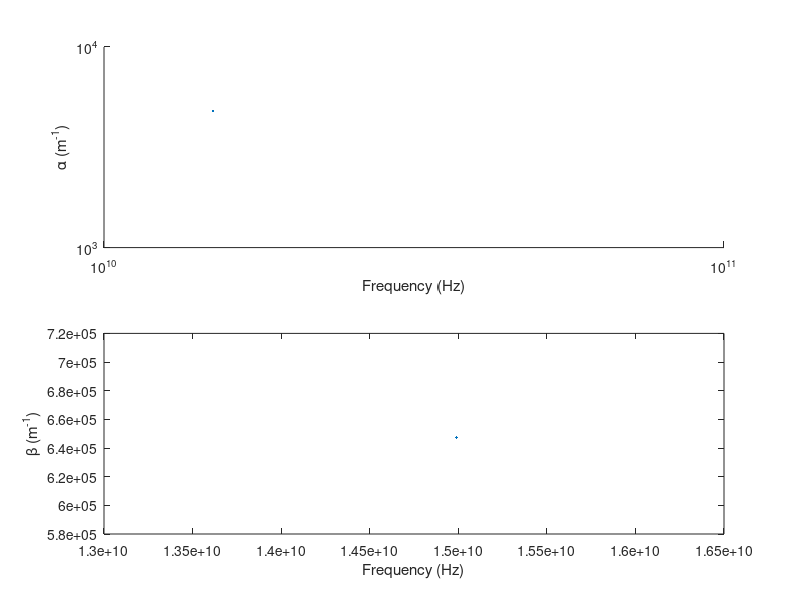

MATLAB code for this plot:
clc;clear all;
f=fopen('FieldEvolutionIn.txt');
l=fgetl(f);
in=1;
while ischar(l)
    %%disp(l);
    text{in}=l;
    data{in}=sscanf(text{in},'%f , %f , %f , %f , %f , %f , %f , %f , %f , %f , %f , %f , %f , %f , %f , %f , %f , %f , %f , %f , %f , %f , %f , %f');
    A1(in)=data{in}(1);
    A2(in)=data{in}(2);
    A3(in)=data{in}(3);
    A4(in)=data{in}(4);
    A5(in)=data{in}(5);
    A6(in)=data{in}(6);
    A7(in)=data{in}(7);
    A8(in)=data{in}(8);
    A9(in)=data{in}(9);
    A10(in)=data{in}(10);
    A11(in)=data{in}(11);
    A12(in)=data{in}(12);
    A13(in)=data{in}(13);
    A14(in)=data{in}(14);
    A15(in)=data{in}(15);
    A16(in)=data{in}(16);
    A17(in)=data{in}(17);
    A18(in)=data{in}(18);
    A19(in)=data{in}(19);
    A20(in)=data{in}(20);
    A21(in)=data{in}(21);
    A22(in)=data{in}(22);
    A23(in)=data{in}(23);
    A24(in)=data{in}(24);
    l=fgetl(f);
    in=in+1;
end

f=fopen('FieldEvolutionOut.txt');
l=fgetl(f);
in=1;
while ischar(l)
    %%disp(l);
    text{in}=l;
    data{in}=sscanf(text{in},'%f , %f , %f , %f , %f , %f , %f , %f , %f , %f , %f , %f , %f , %f , %f , %f , %f , %f , %f , %f , %f , %f , %f , %f');
    A1o(in)=data{in}(1);
    A2o(in)=data{in}(2);
    A3o(in)=data{in}(3);
    A4o(in)=data{in}(4);
    A5o(in)=data{in}(5);
    A6o(in)=data{in}(6);
    A7o(in)=data{in}(7);
    A8o(in)=data{in}(8);
    A9o(in)=data{in}(9);
    A10o(in)=data{in}(10);
    A11o(in)=data{in}(11);
    A12o(in)=data{in}(12);
    A13o(in)=data{in}(13);
    A14o(in)=data{in}(14);
    A15o(in)=data{in}(15);
    A16o(in)=data{in}(16);
    A17o(in)=data{in}(17);
    A18o(in)=data{in}(18);
    A19o(in)=data{in}(19);
    A20o(in)=data{in}(20);
    A21o(in)=data{in}(21);
    A22o(in)=data{in}(22);
    A23o(in)=data{in}(23);
    A24o(in)=data{in}(24);
    l=fgetl(f);
    in=in+1;
end

epsr=0.9999;
a0=1e-4;%0.1mm
c0=2.99792458e8;%Speed of Light (m/s)
f0=c0/a0;%3000GHz
t0=1/f0;%0.33e-12 (s)
mu0=4*pi*(1e-7);% (H/m)
eps0=8.854187817e-12;% (F/m)
I0=1; %(A)
E0=I0/(a0*eps0*c0);%Electric Field
D0=I0/(a0*c0);%Electric Displacement Field
B0=I0/(a0*eps0*c0*c0);%Magnetic Field
H0=I0/(a0);%Magnetizing Field


hold on;

subplot(4,1,1)
hold on;%plot(mag3(mag(A1,A2),mag(A3,A4),mag(A5,A6)));%H
for m=1:length(A5)
        Hyi(m)=A3(m)+i*A4(m);
        Hyi(m)=Hyi(m)*H0;
end
T=100*t0;
Fs=1/T;
L=length(A1);
NFFT=2^nextpow2(L);
FHyi=fft(Hyi,NFFT)/L;
f=Fs/2*linspace(0,1,NFFT/2+1);
%plot(f,2*abs(FHyi(1:NFFT/2+1)));
% plot(f,2*angle(YHz(1:NFFT/2+1)));
xlabel('Frequency (Hz)')
ylabel('|Hyi(f)|');
axis([2e9 15e9 0  1e-3])
%axis([])

%subplot(2,2,2)
%hold on;%plot(mag3(mag(A7,A8),mag(A9,A10),mag(A11,A12)));%B

subplot(4,1,2)
hold on;%plot(mag3(mag(A13,A14),mag(A15,A16),mag(A17,A18)));%E
for m=1:length(A3o)
        Hyo(m)=A3o(m)+i*A4o(m);
        Hyo(m)=Hyo(m)*H0;
end
T=100*t0;
Fs=1/T;
L=length(A1);
NFFT=2^nextpow2(L);
FHyo=fft(Hyo,NFFT)/L;
f=Fs/2*linspace(0,1,NFFT/2+1);

%plot(f,2*abs(FHyo(1:NFFT/2+1)));
xlabel('Frequency (Hz)')
ylabel('|Hyo(A/m)|');
axis([2e9 15e9 0  1e-3])
Gamma=log(FHyo./FHyi)/(-0.5e-3);

subplot(2,1,1)
hold on;%plot(mag3(mag(A13,A14),mag(A15,A16),mag(A17,A18)));%E
loglog(f,2*real(Gamma(1:NFFT/2+1)));
xlabel('Frequency (Hz)')
ylabel('\alpha (m^-^1)');
%axis([0.1e9 15e9 0  10000])

% subplot(2,2,4)
% hold on;plot(mag3(mag(A19,A20),mag(A21,A22),mag(A23,A24)));%D

subplot(2,1,2)
plot(f,2*imag(Gamma(1:NFFT/2+1))*(180/pi),'.-');
ylabel('\beta (m^-^1)');
xlabel('Frequency (Hz)')
%axis([0.1e9 15e9 0 10e5])
